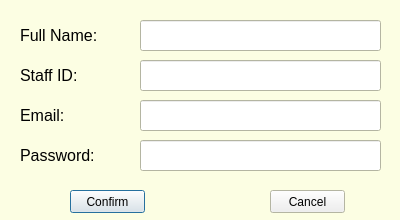
<?xml version="1.0" encoding="UTF-8"?>
<ui version="4.0">
 <class>StaffDialog</class>
 <widget class="QDialog" name="StaffDialog">
  <property name="geometry">
   <rect>
    <x>0</x>
    <y>0</y>
    <width>400</width>
    <height>220</height>
   </rect>
  </property>
  <property name="maximumSize">
   <size>
    <width>400</width>
    <height>220</height>
   </size>
  </property>
  <property name="palette">
   <palette>
    <active>
     <colorrole role="Base">
      <brush brushstyle="SolidPattern">
       <color alpha="255">
        <red>255</red>
        <green>255</green>
        <blue>255</blue>
       </color>
      </brush>
     </colorrole>
     <colorrole role="Window">
      <brush brushstyle="SolidPattern">
       <color alpha="255">
        <red>252</red>
        <green>254</green>
        <blue>227</blue>
       </color>
      </brush>
     </colorrole>
    </active>
    <inactive>
     <colorrole role="Base">
      <brush brushstyle="SolidPattern">
       <color alpha="255">
        <red>255</red>
        <green>255</green>
        <blue>255</blue>
       </color>
      </brush>
     </colorrole>
     <colorrole role="Window">
      <brush brushstyle="SolidPattern">
       <color alpha="255">
        <red>252</red>
        <green>254</green>
        <blue>227</blue>
       </color>
      </brush>
     </colorrole>
    </inactive>
    <disabled>
     <colorrole role="Base">
      <brush brushstyle="SolidPattern">
       <color alpha="255">
        <red>252</red>
        <green>254</green>
        <blue>227</blue>
       </color>
      </brush>
     </colorrole>
     <colorrole role="Window">
      <brush brushstyle="SolidPattern">
       <color alpha="255">
        <red>252</red>
        <green>254</green>
        <blue>227</blue>
       </color>
      </brush>
     </colorrole>
    </disabled>
   </palette>
  </property>
  <property name="windowTitle">
   <string>Staff Information</string>
  </property>
  <widget class="QLabel" name="StaffLabel_Name">
   <property name="geometry">
    <rect>
     <x>20</x>
     <y>20</y>
     <width>81</width>
     <height>31</height>
    </rect>
   </property>
   <property name="font">
    <font>
     <pointsize>12</pointsize>
    </font>
   </property>
   <property name="text">
    <string>Full Name:</string>
   </property>
  </widget>
  <widget class="QLabel" name="StaffLabel_ID">
   <property name="geometry">
    <rect>
     <x>20</x>
     <y>60</y>
     <width>81</width>
     <height>31</height>
    </rect>
   </property>
   <property name="font">
    <font>
     <pointsize>12</pointsize>
    </font>
   </property>
   <property name="text">
    <string>Staff ID:</string>
   </property>
  </widget>
  <widget class="QLabel" name="StaffLabel_Email">
   <property name="geometry">
    <rect>
     <x>20</x>
     <y>100</y>
     <width>121</width>
     <height>31</height>
    </rect>
   </property>
   <property name="font">
    <font>
     <pointsize>12</pointsize>
    </font>
   </property>
   <property name="text">
    <string>Email:</string>
   </property>
  </widget>
  <widget class="QLabel" name="StaffLabel_Password">
   <property name="geometry">
    <rect>
     <x>20</x>
     <y>140</y>
     <width>81</width>
     <height>31</height>
    </rect>
   </property>
   <property name="font">
    <font>
     <pointsize>12</pointsize>
    </font>
   </property>
   <property name="text">
    <string>Password:</string>
   </property>
  </widget>
  <widget class="QLineEdit" name="StaffText_Name">
   <property name="geometry">
    <rect>
     <x>140</x>
     <y>20</y>
     <width>241</width>
     <height>31</height>
    </rect>
   </property>
   <property name="font">
    <font>
     <pointsize>12</pointsize>
    </font>
   </property>
  </widget>
  <widget class="QLineEdit" name="StaffText_ID">
   <property name="geometry">
    <rect>
     <x>140</x>
     <y>60</y>
     <width>241</width>
     <height>31</height>
    </rect>
   </property>
   <property name="font">
    <font>
     <pointsize>12</pointsize>
    </font>
   </property>
  </widget>
  <widget class="QLineEdit" name="StaffText_Grade">
   <property name="geometry">
    <rect>
     <x>140</x>
     <y>100</y>
     <width>241</width>
     <height>31</height>
    </rect>
   </property>
   <property name="font">
    <font>
     <pointsize>12</pointsize>
    </font>
   </property>
  </widget>
  <widget class="QLineEdit" name="StaffText_GName">
   <property name="geometry">
    <rect>
     <x>140</x>
     <y>140</y>
     <width>241</width>
     <height>31</height>
    </rect>
   </property>
   <property name="font">
    <font>
     <pointsize>12</pointsize>
    </font>
   </property>
  </widget>
  <widget class="QPushButton" name="StaffConfirm">
   <property name="geometry">
    <rect>
     <x>70</x>
     <y>190</y>
     <width>75</width>
     <height>23</height>
    </rect>
   </property>
   <property name="text">
    <string>Confirm</string>
   </property>
  </widget>
  <widget class="QPushButton" name="StaffCancel">
   <property name="geometry">
    <rect>
     <x>270</x>
     <y>190</y>
     <width>75</width>
     <height>23</height>
    </rect>
   </property>
   <property name="text">
    <string>Cancel</string>
   </property>
  </widget>
 </widget>
 <resources/>
 <connections/>
</ui>
